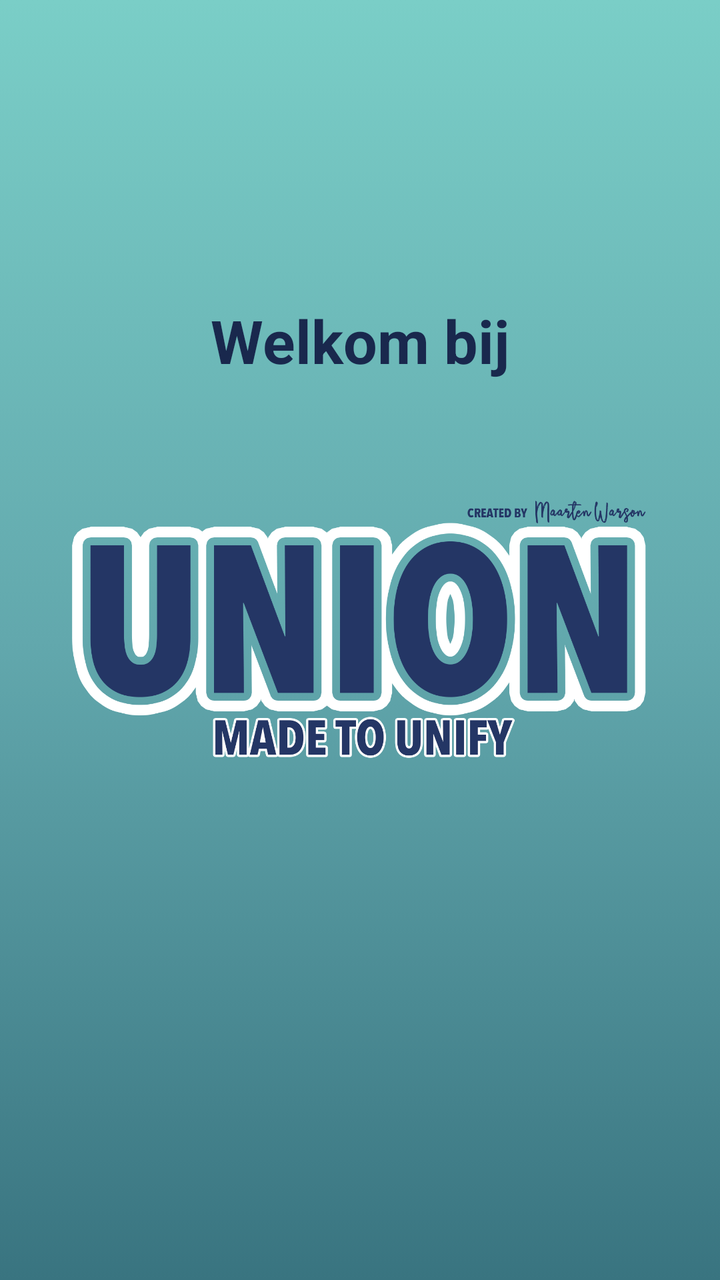
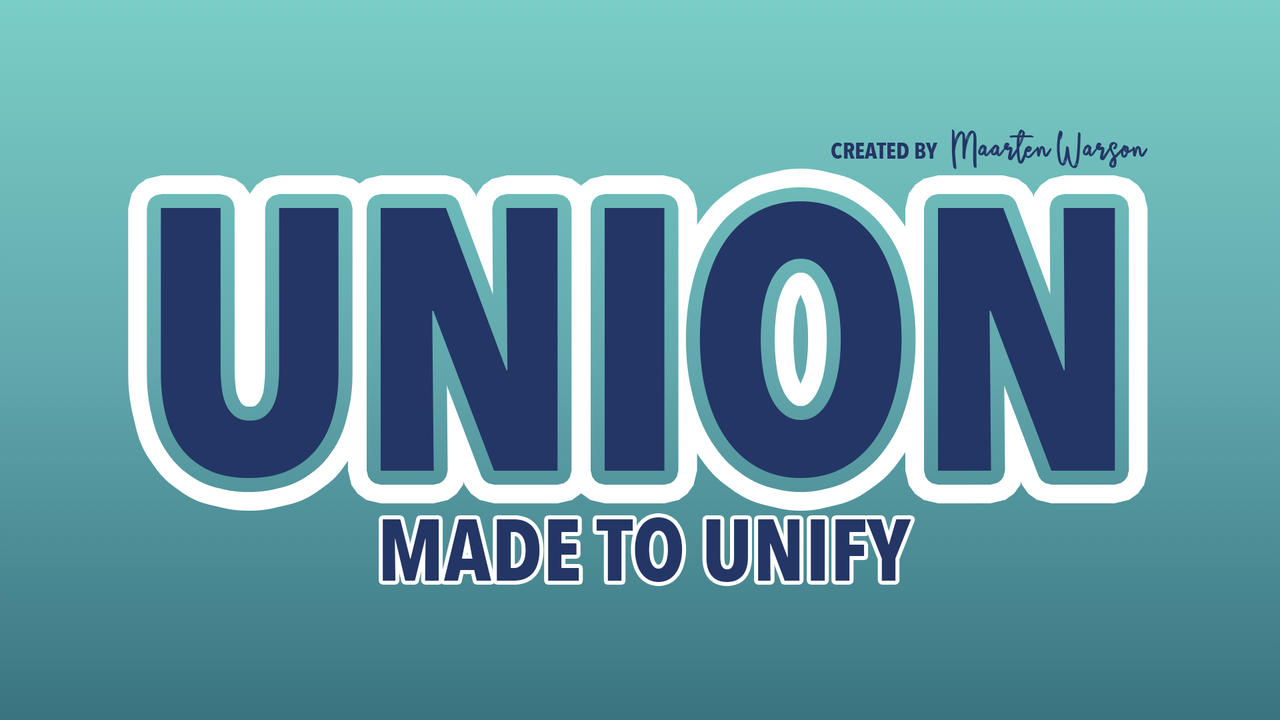

An Android layout and its configuration variant, each rendered on a device that would load it. The default file and the variant file are quoted in full after the pictures.
<!-- AndroidManifest.xml: application theme AppTheme -->
<!-- res/layout/fragment_home.xml -->
<?xml version="1.0" encoding="utf-8"?>
<LinearLayout
    xmlns:android="http://schemas.android.com/apk/res/android"
    xmlns:app="http://schemas.android.com/apk/res-auto"
    xmlns:tools="http://schemas.android.com/tools"
    android:layout_width="match_parent"
    android:layout_height="match_parent"
    android:background="@drawable/background_color"
    android:orientation="vertical">

    

    <TextView
        android:layout_width="wrap_content"
        android:layout_height="wrap_content"
        android:id="@+id/tvWelcome"
        android:text="@string/welcome"
        android:textColor="@color/darkblue"
        android:textStyle="bold"
        android:textSize="30sp"
        android:layout_gravity="center"
        android:layout_marginTop="150dp"/>

    <ImageView
        android:layout_width="wrap_content"
        android:layout_height="wrap_content"
        android:src="@drawable/union_logo"
        android:layout_marginTop="-200dp"/>

</LinearLayout>
<!-- resources referenced by this layout -->
<resources>
  <color name="darkblue">#19284D</color>
  <!-- drawable background_color (drawable) -->
  <?xml version="1.0" encoding="utf-8"?>
  <selector xmlns:android="http://schemas.android.com/apk/res/android">
      <item>
          <shape>
              <gradient
                  android:startColor="#397480"
                  android:centerColor="#62A8AD"
                  android:endColor="#7ACEC7"
                  android:angle="90"/>
          </shape>
      </item>
  </selector>
  <!-- drawable union_logo: png bitmap (drawable-v24, 96296 bytes) -->
  <string name="welcome">Welkom bij</string>
  <style name="AppTheme" parent="Theme.AppCompat">
          
          <item name="colorPrimary">@color/darkblue</item>
          <item name="colorPrimaryDark">@color/darkblue</item>
          <item name="colorAccent">@color/darkblue</item>
          <item name="android:color">@color/lightgray</item>
      </style>
  <color name="lightgray">#E7E7E7</color>
</resources>
<!-- res/layout-land/fragment_home.xml (the repository's variant of the layout above) -->
<!-- drawn on the phone turned sideways -->
<?xml version="1.0" encoding="utf-8"?>
<LinearLayout
    xmlns:android="http://schemas.android.com/apk/res/android"
    android:layout_width="match_parent"
    android:layout_height="match_parent"
    android:background="@drawable/background_color"
    android:orientation="vertical"
    android:id="@+id/homeFragment">

    <ImageView
        android:layout_width="wrap_content"
        android:layout_height="wrap_content"
        android:src="@drawable/union_logo" />

</LinearLayout>
<!-- resources referenced by the variant -->
<!-- as the phone turned sideways resolves them -->
<resources>
  <!-- drawable background_color (drawable) -->
  <?xml version="1.0" encoding="utf-8"?>
  <selector xmlns:android="http://schemas.android.com/apk/res/android">
      <item>
          <shape>
              <gradient
                  android:startColor="#397480"
                  android:centerColor="#62A8AD"
                  android:endColor="#7ACEC7"
                  android:angle="90"/>
          </shape>
      </item>
  </selector>
  <!-- drawable union_logo: png bitmap (drawable-v24, 96296 bytes) -->
  <style name="AppTheme" parent="Theme.AppCompat">
          
          <item name="colorPrimary">@color/darkblue</item>
          <item name="colorPrimaryDark">@color/darkblue</item>
          <item name="colorAccent">@color/darkblue</item>
          <item name="android:color">@color/lightgray</item>
      </style>
  <color name="darkblue">#19284D</color>
  <color name="lightgray">#E7E7E7</color>
</resources>
